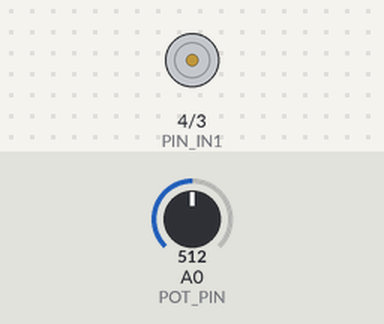
Bench run of a sketch on a simulated Arduino Uno, built with avr-gcc and run on an emulated ATmega328P. On the bench: motor-driver pin pairs drawn as motors (green arrow = first pin HIGH = forward, orange = second pin HIGH = backward, longer = more drive, scaled by the enable pin). The test bench sets the inputs (shaded band); at power-on: A0 (POT_PIN) = 512.

Above: at 1.2 s.
1.3 s: A0 (POT_PIN) set to 716
At 3.4 s:
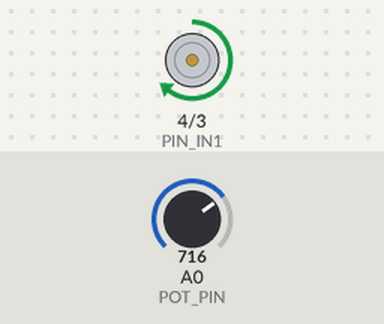
4.0 s: A0 (POT_PIN) set to 900
At 6.2 s:
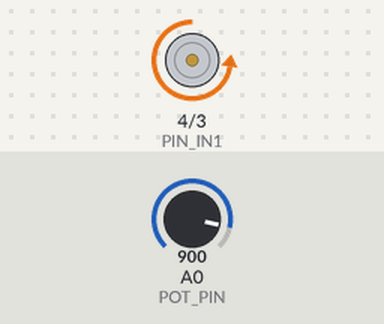
6.5 s: A0 (POT_PIN) set to 511
At 7.6 s:
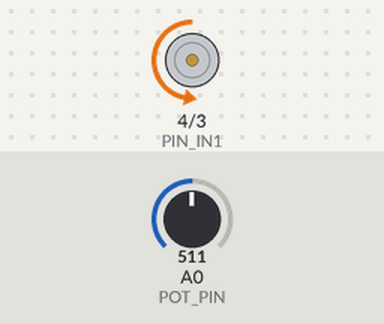
8.0 s: A0 (POT_PIN) set to 122
11.0 s: A0 (POT_PIN) set to 306
14.0 s: A0 (POT_PIN) set to 0
At 14.5 s:
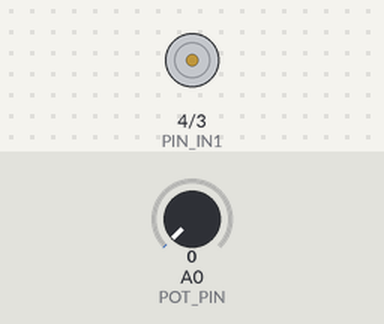
Timing chart, 0 to 16.5 s (numbered marks = the images above; inputs shaded):
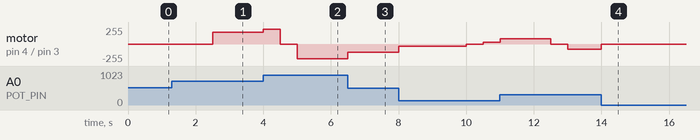

Measured:
- after the input at 1.3 s, motor on pin 4 (PIN_IN1) / pin 3 (PIN_IN2): stopped → forward 178/255 after 1.2 s
- after the input at 6.5 s, motor on pin 4 (PIN_IN1) / pin 3 (PIN_IN2): backward 224/255 → backward 127/255 at once
- after the input at 14.0 s, motor on pin 4 (PIN_IN1) / pin 3 (PIN_IN2): backward 76/255 → stopped at once

The sketch:

Motor.ino
```cpp
#define PIN_IN1 4  // IN1 Module L298N
#define PIN_IN2 3  // IN2 Module L298N
#define PIN_ENA 5  // ENA Module L298N

#define POT_PIN A0 // A0 ADC Potentiometre

unsigned int moveDelay = 2000; // Temps en mouvement avant changement de direction
unsigned long startMoveAt; // Pour stocker la valeur en MS au moment du start

enum DIRECTIONS {
  FORWARD = 0,
  BACKWARD
};

DIRECTIONS nextDirection = FORWARD;

// Marche avant
void forward() {
  digitalWrite(PIN_IN1, HIGH);  // IN1 à l'état HAUT
  digitalWrite(PIN_IN2, LOW);   // IN2 à l'état BAS
}

// Marche arrière
void backward() {
  digitalWrite(PIN_IN1, LOW);  // IN1 à l'état BAS
  digitalWrite(PIN_IN2, HIGH); // IN2 à l'état HAUT
}

// Roue libre (avec un delay)
void freeWheel(unsigned int delayMs) {
  pinMode(PIN_ENA, OUTPUT); // ENA en sortie (pour déactiver le mode PWM)
  digitalWrite(PIN_IN1, LOW);  // IN1 à l'état BAS
  digitalWrite(PIN_IN2, LOW);  // IN2 à l'état BAS
  digitalWrite(PIN_ENA, LOW);  // ENA à l'état BAS
  delay(delayMs);
}

void setup() {
  pinMode(PIN_IN1, OUTPUT); // In1 en sortie
  pinMode(PIN_IN2, OUTPUT); // In2 en sortie
  pinMode(PIN_ENA, OUTPUT); // ENA en sortie

  // Moteur en roue libre
  digitalWrite(PIN_IN1, LOW);
  digitalWrite(PIN_IN2, LOW);
  digitalWrite(PIN_ENA, LOW);
}

void loop() {
  // Récupération de la valeur du potentiometre
  uint16_t potValue = analogRead(POT_PIN);
  // Génération du signal PWM vers la PIN ENA du module L298N
  analogWrite(PIN_ENA, map(potValue, 0, 1023, 0, 255));

  if ( (millis() - startMoveAt) >= moveDelay ) {
    switch(nextDirection) {
      case FORWARD:
        freeWheel(500); // en roue libre pendant 500ms
        // Marche avant pendant 2 secondes
        moveDelay = 2000;
        forward();
        startMoveAt = millis();
        nextDirection = BACKWARD;
        break;
      case BACKWARD:
        freeWheel(500); // en roue libre pendant 500ms
        // Marche arrière pendant 5 secondes
        moveDelay = 5000;
        backward();
        startMoveAt = millis();
        nextDirection = FORWARD;
        break;
    }
  }


}
```
